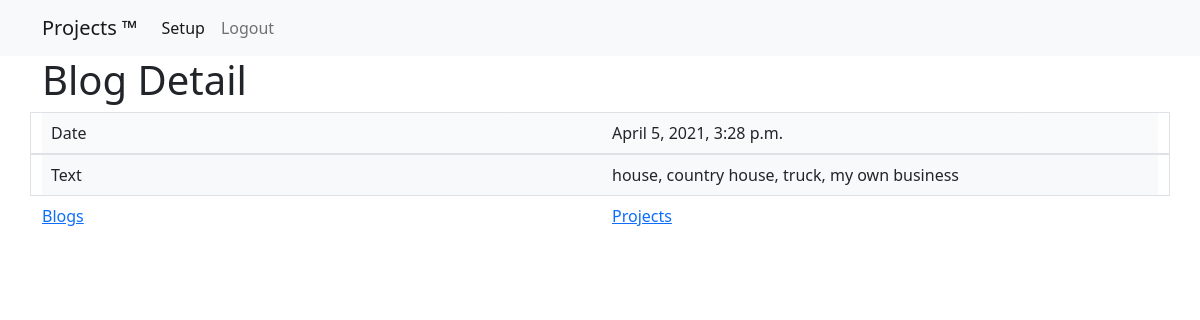
Page /blogwapp/blog/4/ on the committed database.
### blogwapp/models.py (models this page shows, shortened)
class Blog(models.Model):
  project = models.ForeignKey(Project, related_name='blogs',on_delete=models.CASCADE)
  creat_date = models.DateTimeField('date created', default=timezone.now)
  text = models.CharField(max_length=200, null=False)
  update_date = models.DateTimeField('date updated', auto_now=True)

### blogwapp/views.py (the view)
# urls.py: path('blog/<int:pk>/', views.BlogDetailView.as_view(), name='blog-detail'),
class BlogDetailView(generic.DetailView):
  model = Blog
  template_name = 'blogwapp/blog/detail.html'

### blogwapp/templates/blogwapp/blog/detail.html
{%extends 'base.html' %}
{%block content %}
<h1>Blog Detail</h1>
<div class="bg-light bg-gradient">
  <div class="row p-2 border">
    <div class="col">
      Date
    </div>
    <div class="col">
      {{ object.creat_date }}
    </div>
  </div>
  <div class="row p-2 border">
    <div class="col">
      Text
    </div>
    <div class="col">
      {{ object.text }}
    </div>
  </div>
</div>
<div class="row py-2">
  <div class="col">
    <a href="{% url 'blogwapp:blog-list' object.project_id %}">Blogs</a>
  </div>
  <div class="col">
    <a href="{% url 'blogwapp:project-list' %}">Projects</a>
  </div>
</div>
{%endblock %}

### rows in the picture
Blog: creat_date "April 5, 2021, 3:28 p.m.", text "house, country house, truck, my own business"
